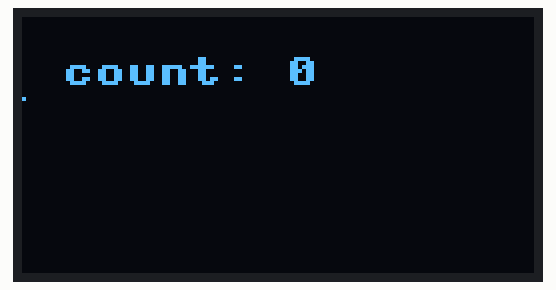
Bench run of a program on a simulated ESP8266 board running MicroPython. Shown: 128×64 one-colour display. Library files of the repository ran but are not shown: ssd1306.py; what the program prints to the serial console is not drawn.

Above: at 0.2 s.
At 4.4 s:
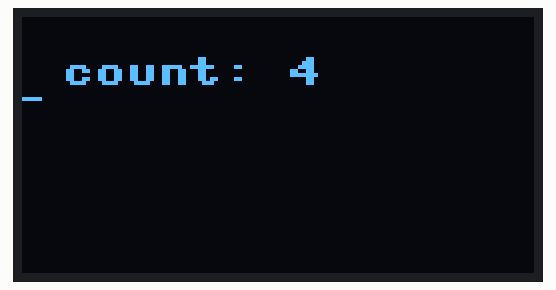
At 9.6 s:
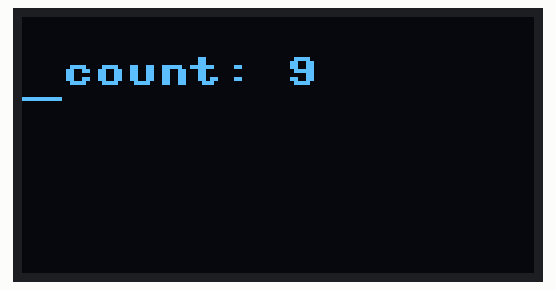
At 19.1 s:
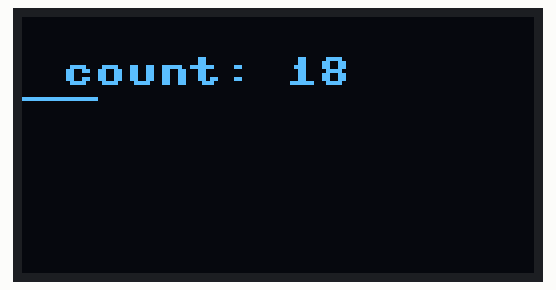
At 28.5 s:
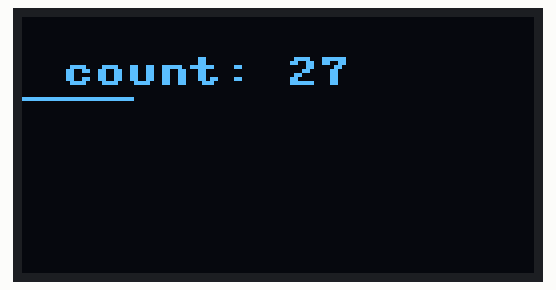
At 39.0 s:
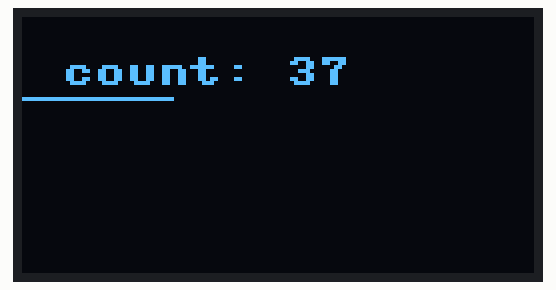

The program:

main.py
```python
 # Import the Pin class and SoftI2C class (for using I2C) form the machine module
from machine import I2C, Pin
import ssd1306
# Import the sleep_ms class from the time module
from time import sleep

# Set the display width to 128 pixels
DISPLAY_WIDTH = 128
# Set the display height to 64 pixels
DISPLAY_HEIGHT = 64

# Create a SoftI2C object for I2C communication with the specified pins and frequency
i2c = I2C(0, scl = Pin(12), sda = Pin(11), freq=200000)
#i2c = SoftI2C(scl=Pin(12), sda=Pin(11), freq=100000)
#print(i2cbus)
#print(i2c)

# Create an SSD1306 OLED object with the specified width, height, and I2C bus
oled = ssd1306.SSD1306_I2C(DISPLAY_WIDTH, DISPLAY_HEIGHT, i2c, addr=0x3C)

oled.fill(0)
oled.show()

count = 0

while True:
    #https://docs.micropython.org/en/latest/esp8266/tutorial/ssd1306.html
    oled.fill(0)
    oled.text("count: " + str(count), 10, 10)
    oled.line(0,20, count, 20, 1)
    oled.show()

    count += 1
    if count > 128:
        count = 0
    sleep(1)

    
```

boot.py
```python
# This file is executed on every boot (including wake-boot from deepsleep)
#import esp
#esp.osdebug(None)
#import webrepl
#webrepl.start()

import machine
i2c = machine.I2C(scl=machine.Pin(12), sda=machine.Pin(11))

print('Scan i2c bus...')
devices = i2c.scan()

if len(devices) == 0:
  print("No i2c device !")
else:
  print('i2c devices found:',len(devices))

  for device in devices:
    print("Decimal address: ",device," | Hexa address: ",hex(device))
```

Measured:
- what the display in image 0 shows lasts 1.0 s, from 0.2 s to 1.2 s
